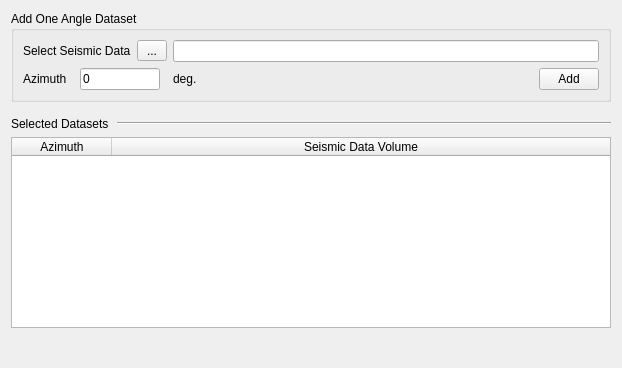
<?xml version="1.0" encoding="UTF-8"?>
<ui version="4.0">
 <class>PageFractureOne</class>
 <widget class="QWidget" name="PageFractureOne">
  <property name="geometry">
   <rect>
    <x>0</x>
    <y>0</y>
    <width>622</width>
    <height>368</height>
   </rect>
  </property>
  <property name="windowTitle">
   <string>Form</string>
  </property>
  <layout class="QGridLayout" name="gridLayout_2">
   <item row="0" column="0">
    <widget class="QGroupBox" name="groupBox">
     <property name="title">
      <string>Add One Angle Dataset</string>
     </property>
     <layout class="QGridLayout" name="gridLayout">
      <item row="0" column="0" colspan="2">
       <widget class="QLabel" name="label">
        <property name="text">
         <string>Select Seismic Data</string>
        </property>
       </widget>
      </item>
      <item row="0" column="2">
       <widget class="QToolButton" name="m_pBtnSelectDV">
        <property name="minimumSize">
         <size>
          <width>30</width>
          <height>0</height>
         </size>
        </property>
        <property name="maximumSize">
         <size>
          <width>16777215</width>
          <height>16777215</height>
         </size>
        </property>
        <property name="text">
         <string>...</string>
        </property>
        <property name="icon">
         <iconset resource="../xconsole/x.qrc">
          <normaloff>:/Icon/18804.png</normaloff>:/Icon/18804.png</iconset>
        </property>
       </widget>
      </item>
      <item row="0" column="3" colspan="3">
       <widget class="QLineEdit" name="m_pLineEdtDV">
        <property name="readOnly">
         <bool>true</bool>
        </property>
       </widget>
      </item>
      <item row="1" column="0">
       <widget class="QLabel" name="label_3">
        <property name="text">
         <string>Azimuth</string>
        </property>
       </widget>
      </item>
      <item row="1" column="1" colspan="2">
       <widget class="QLineEdit" name="m_pLineEdtAzi">
        <property name="maximumSize">
         <size>
          <width>80</width>
          <height>16777215</height>
         </size>
        </property>
        <property name="text">
         <string>0</string>
        </property>
       </widget>
      </item>
      <item row="1" column="3">
       <widget class="QLabel" name="label_4">
        <property name="text">
         <string>deg.</string>
        </property>
       </widget>
      </item>
      <item row="1" column="4">
       <spacer name="horizontalSpacer">
        <property name="orientation">
         <enum>Qt::Horizontal</enum>
        </property>
        <property name="sizeHint" stdset="0">
         <size>
          <width>329</width>
          <height>20</height>
         </size>
        </property>
       </spacer>
      </item>
      <item row="1" column="5">
       <widget class="QPushButton" name="m_pBtnAdd">
        <property name="maximumSize">
         <size>
          <width>60</width>
          <height>16777215</height>
         </size>
        </property>
        <property name="text">
         <string>Add</string>
        </property>
        <property name="icon">
         <iconset resource="../xconsole/x.qrc">
          <normaloff>:/Icon/Add.png</normaloff>:/Icon/Add.png</iconset>
        </property>
       </widget>
      </item>
     </layout>
    </widget>
   </item>
   <item row="1" column="0">
    <layout class="QHBoxLayout" name="horizontalLayout_2">
     <property name="topMargin">
      <number>9</number>
     </property>
     <item>
      <widget class="QLabel" name="label_6">
       <property name="maximumSize">
        <size>
         <width>100</width>
         <height>16777215</height>
        </size>
       </property>
       <property name="text">
        <string>Selected Datasets</string>
       </property>
      </widget>
     </item>
     <item>
      <widget class="Line" name="line">
       <property name="orientation">
        <enum>Qt::Horizontal</enum>
       </property>
      </widget>
     </item>
    </layout>
   </item>
   <item row="2" column="0">
    <widget class="QTableWidget" name="m_pTable">
     <property name="minimumSize">
      <size>
       <width>0</width>
       <height>100</height>
      </size>
     </property>
     <property name="maximumSize">
      <size>
       <width>16777215</width>
       <height>16777215</height>
      </size>
     </property>
     <attribute name="horizontalHeaderStretchLastSection">
      <bool>true</bool>
     </attribute>
     <column>
      <property name="text">
       <string>Azimuth</string>
      </property>
     </column>
     <column>
      <property name="text">
       <string>Seismic Data Volume</string>
      </property>
     </column>
    </widget>
   </item>
   <item row="3" column="0">
    <spacer name="verticalSpacer">
     <property name="orientation">
      <enum>Qt::Vertical</enum>
     </property>
     <property name="sizeHint" stdset="0">
      <size>
       <width>20</width>
       <height>29</height>
      </size>
     </property>
    </spacer>
   </item>
  </layout>
 </widget>
 <resources>
  <include location="../xconsole/x.qrc"/>
 </resources>
 <connections/>
</ui>
